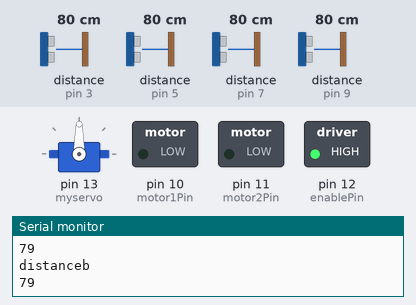
Bench run of a sketch on a simulated Arduino Uno, built with avr-gcc and run on an emulated ATmega328P. Shown: servo, switched loads named in the sketch (green lamp = pin HIGH), the last lines printed to the serial monitor. Wiring (inferred from the names in the program): 4 × ultrasonic range finder: trigger pin 2, echo pin 3 / trigger pin 4, echo pin 5 / trigger pin 6, echo pin 7 / trigger pin 8, echo pin 9. The inputs (shaded band) are chosen by the test bench; at power-on: distance to the obstacle (sensors on pin 3, pin 5, pin 7, pin 9) 80 cm. The echo pulse lasts 58.3 µs per cm; pins used as bus, display or sensor lines are not drawn.

Above: at 1.2 s.
1.3 s: distance to the obstacle (sensor on pin 3) set to 12 cm
4.3 s: distance to the obstacle (sensor on pin 3) set to 9 cm
At 5.7 s:
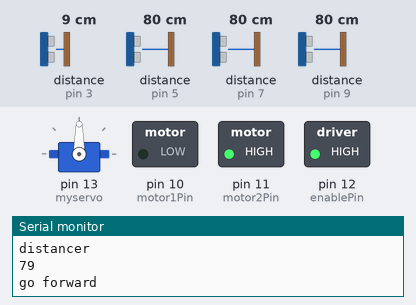
Timing chart, 0 to 10.9 s (numbered marks = the images above; inputs shaded):
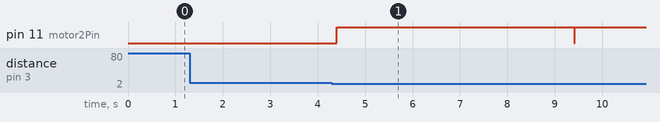

Measured:
- the behaviour switches between 11 and 10 cm on distance to the obstacle (sensor on pin 3) (found by bisection; images 0 and 1)
- after the input at 4.3 s, pin 11 (motor2Pin): LOW → HIGH after 0.10 s, → LOW 5.0 s later, → HIGH 0.02 s later

The sketch:

FinalMVP_4_sensors_2DC_motors_1Servo_APR17.ino
```cpp
/*

  //Tthis code is attempting to get readings from 4 sensors in the same code. sensors are at 90 degres from one another. also attempted to add motors. i beleive the motor sheild i'm using is broken

  HC-SR04 Ping distance sensor]
  VCC to arduino 5v GND to arduino GND
  Echo to Arduino pin 13 Trig to Arduino pin 12
  Red POS to Arduino pin 11
  Green POS to Arduino pin 10
  560 ohm resistor to both LED NEG and GRD power rail
  More info at: http://goo.gl/kJ8Gl
  Original code improvements to the Ping sketch sourced from Trollmaker.com
  Some code and wiring inspired by http://en.wikiversity.org/wiki/User:Dstaub/robotcar
*/

#include <Servo.h>
Servo myservo;  // create servo object to control a servo

#define trigPinfront 8
#define echoPinfront 9
#define trigPinback 2
#define echoPinback 3
#define trigPinleft 4
#define echoPinleft 5
#define trigPinrigth 6
#define echoPinright 7

const int motor1Pin = 10;    // H-bridge leg 1 (pin 10, 1A)
const int motor2Pin = 11;    // H-bridge leg 2 (pin 11, 2A)
const int enablePin = 12;    // H-bridge enable pin 12

void setup() {
  Serial.begin (9600);
  pinMode(trigPinfront, OUTPUT);
  pinMode(echoPinfront, INPUT);

  pinMode(trigPinback, OUTPUT);
  pinMode(echoPinback, INPUT);

  pinMode(trigPinleft, OUTPUT);
  pinMode(echoPinleft, INPUT);

  pinMode(trigPinrigth, OUTPUT);
  pinMode(echoPinright, INPUT);

  // set all the other pins you're using as outputs:
  pinMode(motor1Pin, OUTPUT);
  pinMode(motor2Pin, OUTPUT);
  pinMode(enablePin, OUTPUT);

  // set enablePin high so that motor can turn on:
  digitalWrite(enablePin, HIGH);

  myservo.attach(13); // attaches servo to pin 13

}

void loop() {

  long durationf, distancef; //read front
  digitalWrite(trigPinfront, LOW);
  delayMicroseconds(2);
  digitalWrite(trigPinfront, HIGH);
  delayMicroseconds(10);
  digitalWrite(trigPinfront, LOW);
  durationf = pulseIn(echoPinfront, HIGH);
  distancef = (durationf / 2) / 29.1;
  Serial.println ("distancef");
  Serial.println (distancef);

  long durationb, distanceb; // read back
  digitalWrite(trigPinback, LOW);
  delayMicroseconds(2);
  digitalWrite(trigPinback, HIGH);
  delayMicroseconds(10);
  digitalWrite(trigPinback, LOW);
  durationb = pulseIn(echoPinback, HIGH);
  distanceb = (durationb / 2) / 29.1;
  Serial.println("distanceb");
  Serial.println(distanceb);


  long durationl, distancel; // read left
  digitalWrite(trigPinleft, LOW);
  delayMicroseconds(2);
  digitalWrite(trigPinleft, HIGH);
  delayMicroseconds(10);
  digitalWrite(trigPinleft, LOW);
  durationl = pulseIn(echoPinleft, HIGH);
  distancel = (durationl / 2) / 29.1;
  Serial.println("distancel");
  Serial.println(distancel);

  long durationr, distancer; // read right
  digitalWrite(trigPinrigth, LOW);
  delayMicroseconds(2);
  digitalWrite(trigPinrigth, HIGH);
  delayMicroseconds(10);
  digitalWrite(trigPinrigth, LOW);
  durationr = pulseIn(echoPinright, HIGH);
  distancer = (durationr / 2) / 29.1;
  Serial.println("distancer");
  Serial.println(distancer);

  if (distancef < 10) { // go back
    Serial.println("go back");
    //go straight and back
    myservo.write(90);
    digitalWrite(motor1Pin, HIGH);
    digitalWrite(motor2Pin, LOW);
    delay(5000);
  }

  if (distanceb < 10) { // go forward
    Serial.println("go forward");
    //go straight forward
    myservo.write(90);
    digitalWrite(motor1Pin, LOW);   // set leg 1 of the H-bridge low
    digitalWrite(motor2Pin, HIGH);  // set leg 2 of the H-bridge high
    delay(5000);
  }


  if (distancel < 10) {  // turn right
    Serial.println("turn right");
    //go forward and turn right
    myservo.write(45);
    digitalWrite(motor1Pin, LOW);   // set leg 1 of the H-bridge low
    digitalWrite(motor2Pin, HIGH);  // set leg 2 of the H-bridge high
    delay(5000);
  }
  if (distancer < 10) {  // This is where the LED On/Off happens
    Serial.println("turn left");
    //go forward and turn left
    myservo.write(135);
    digitalWrite(motor1Pin, LOW);   // set leg 1 of the H-bridge low
    digitalWrite(motor2Pin, HIGH);  // set leg 2 of the H-bridge high
    delay(5000);
  }

  else {
    Serial.println("stop");
    digitalWrite(motor1Pin, LOW);   // set leg 1 of the H-bridge low
    digitalWrite(motor2Pin, LOW);  // set leg 2 of the H-bridge high

  }


}
```
